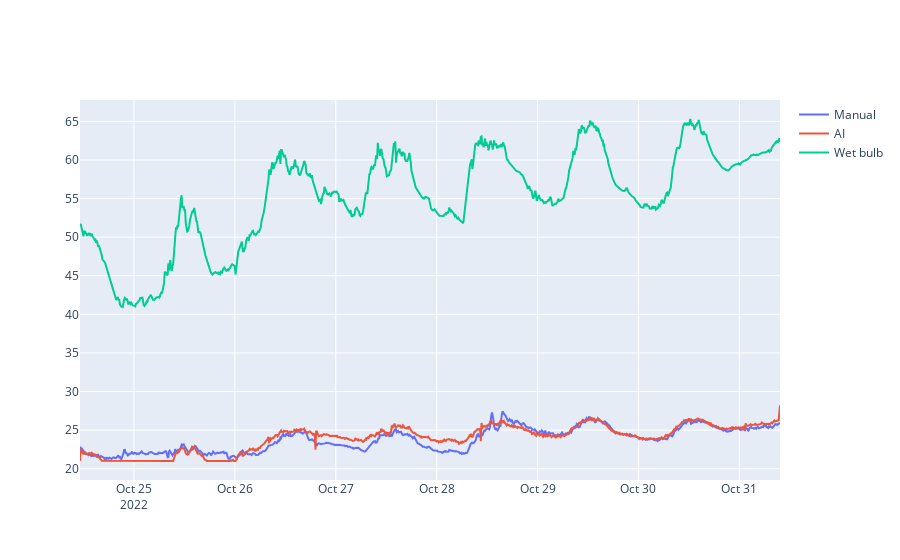

Notebook source saved alongside this figure:
### Code cell
# eval plot
import os,pickle
import numpy as np
import plotly.graph_objects as go
from tqdm import tqdm
from utils.DataProcess import Start
from utils.ClooingTowerOptimize import CT_opt
with open(os.path.join('model','regr.pkl'), 'rb') as p:
    opt = pickle.load(p)


vs = []
for c in tqdm(range(1000)):
    try:
        opt.predict(c)
        v,fig = opt.plot(21,29)
        vs.append(v)
    except:
        pass


fig = go.Figure()
fig.add_traces(go.Scatter(x=opt.df.Datetime[-1000:][::-1],y=opt.df.condenser_supply_temp[-1000:][::-1],mode='lines',name='Manual'))
fig.add_traces(go.Scatter(x=opt.df.Datetime[-1000:][::-1],y=np.array(vs),mode='lines',name='AI'))
fig.add_traces(go.Scatter(x=opt.df.Datetime[-1000:][::-1],y=opt.df.Enthalpy[-1000:][::-1],mode='lines',name='Wet bulb'))

### Figure 1 — Plotly figure (JSON) as saved in the notebook; plotly's stock layout.template omitted (floating-point values rounded to 4 significant figures; data arrays with more than 128 entries replaced by an {"elided": "..."} marker saying what was removed)
{"data": [{"mode": "lines", "name": "Manual", "type": "scatter", "x": {"elided": "1000 str values"}, "y": {"elided": "1000 float values"}}, {"mode": "lines", "name": "AI", "type": "scatter", "x": {"elided": "1000 str values"}, "y": {"elided": "1000 float values"}}, {"mode": "lines", "name": "Wet bulb", "type": "scatter", "x": {"elided": "1000 str values"}, "y": {"elided": "1000 float values"}}], "layout": {}}
